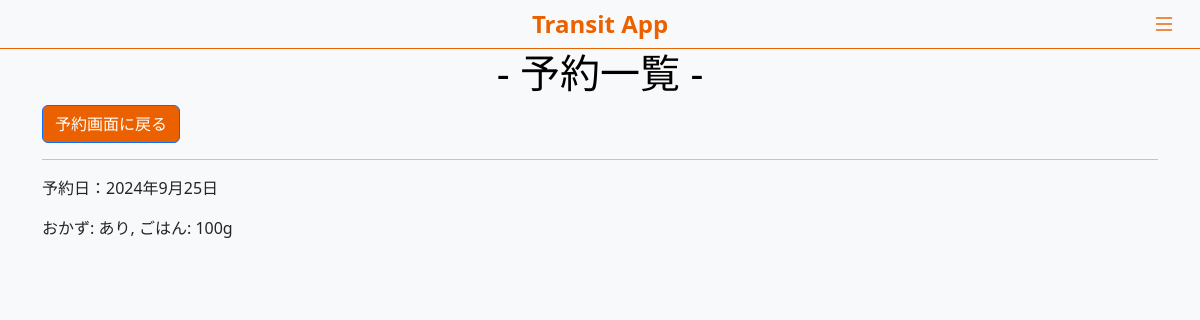
/reservation_list/ (signed in), run on an earlier commit of the app's database.
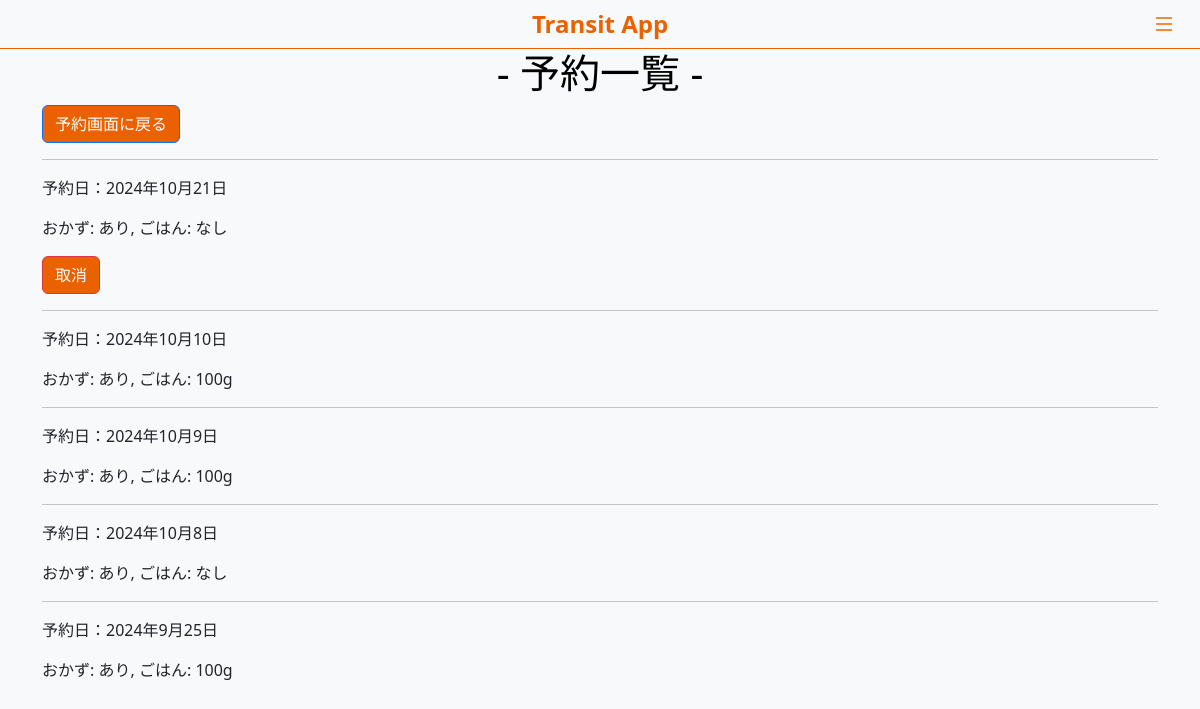
And on a later commit of the database.
### accounts/models.py (models this page shows, shortened)
class BentoReservation(models.Model):
    user = models.ForeignKey(User, on_delete=models.CASCADE, related_name='reservations')
    reservation_date = models.DateField()
    side_dish = models.BooleanField(default=False)
    rice = models.BooleanField(default=False)
    rice_gram = models.IntegerField(null=True, blank=True)
    received = models.BooleanField(default=False)
    memo = models.TextField(blank=True, null=True)
    transfer_user = models.CharField(max_length=255, blank=True, null=True)
    @property
    def can_cancel(self):
        cancel_deadline = self.reservation_date - timedelta(days=1)
        cancel_deadline_time = timezone.make_aware(datetime.combine(cancel_deadline, time(15, 0, 0)))
        return timezone.now() < cancel_deadline_time

### accounts/views.py (the view)
# urls.py: path('reservation_list/', views.reservation_list, name='reservation_list'),
@login_required
def reservation_list(request):
    start_date = request.GET.get('start_date')
    end_date = request.GET.get('end_date')
    today = timezone.localdate()  # 現在の日付を取得
    reservations = BentoReservation.objects.filter(user=request.user)
    if start_date:
        reservations = reservations.filter(reservation_date__gte=start_date)
    if end_date:
        reservations = reservations.filter(reservation_date__lte=end_date)
    reservations = reservations.order_by('-reservation_date')
    return render(request, 'accounts/reservation_list.html', {
        'reservations': reservations,
        'start_date': start_date,
        'end_date': end_date,
        'today': today,  # テンプレートに渡す
    })

### accounts/templates/accounts/reservation_list.html (shortened to what this page needs)
{% extends "accounts/base.html" %}
{% block content %}
<h1 class="text-center">- 予約一覧 -</h1>
<a href="{% url 'bento_reservation' %}" class="btn btn-primary">予約画面に戻る</a>
<div class="reservation-cards">
    {% for reservation in reservations %}
        <hr>
        <p>予約日：{{ reservation.reservation_date }}</p>
        <p>おかず: {{ reservation.side_dish|yesno:"あり,なし" }},
           ごはん: {% if reservation.rice %} {{ reservation.rice_gram }}g {% else %} なし {% endif %}
        </p>
        {% if reservation.can_cancel %}
            <a href="{% url 'cancel_reservation' reservation.id %}" class="btn btn-danger">取消</a>
        {% endif %}
    {% endfor %}
</div>
{% endblock %}

What changed in the data, as far as the page shows it:
added BentoReservation: reservation_date "2024年10月21日", side_dish "あり", rice "なし", shows "取消"
added BentoReservation: reservation_date "2024年10月10日", side_dish "あり", rice_gram "100"
added BentoReservation: reservation_date "2024年10月9日", side_dish "あり", rice_gram "100"
added BentoReservation: reservation_date "2024年10月8日", side_dish "あり", rice "なし"
